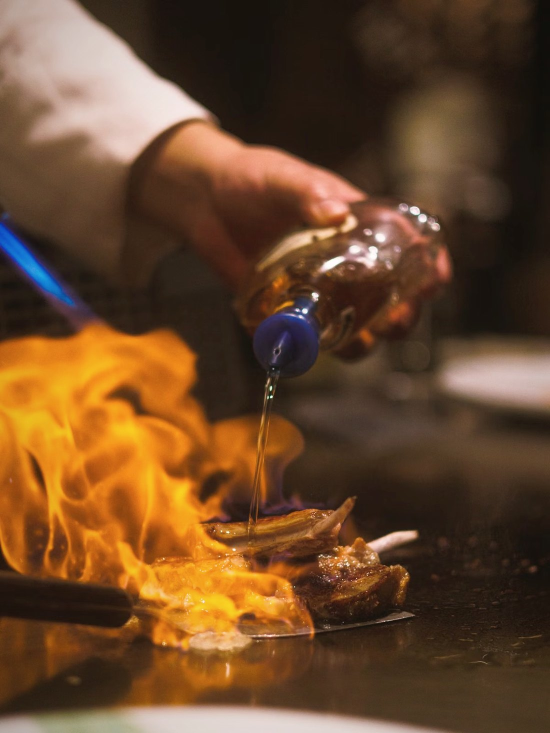
#> input picture assets/img/about-ch1-teppan.jpg, 1100 x 1466 px, given in place of cand-5779787.jpg, which was not available (shown at 1/2 size)
$ python bake-lis-photography.py
#> lines starting #> are read from the running program, lines starting #| are printed output that depends on the picture; pictures that were not available may be replaced by others from this repository, and a replacement may not be noted
#!/usr/bin/env python3
"""Bake every photograph on the Li's site from its Pexels source.

Reproduce, end to end, from the project root:

    SRC=/tmp/lis-src && mkdir -p $SRC
    node fetch-pexels.mjs $SRC 5779787 32513359 8856505 8093845 27588092 \
        15050710 8093353 10201775 5616129 38391497 10201749 27791191 \
        5848595 38175310 11923047 30116650 35696919 38141840 5409009 \
        28503589 38778417 36984972 12356601 15590364
    for f in $SRC/raw-*.bin; do id=${f#*raw-}; id=${id%.bin}; \
        sips -s format jpeg "$f" --out "$SRC/cand-$id.jpg"; done
    python3 bake-lis-photography.py $SRC /tmp/lis-out
    # then bake-png-to-jpeg.mjs over every PNG; see bake-lis-photography.sh

The sips step is not optional: Pexels honours Chrome's Accept header, so what
fetch-pexels.mjs lands is AVIF whatever the .jpeg in the URL says.

EVERY FRAME HERE IS A PLACEHOLDER and is flagged as one in the markup. Li's own
photography is not available at usable resolution or licence; these are stock
frames chosen to match dishes that are actually on Li's menu. Whatever replaces
them needs the property named in each entry's comment and nothing else.

BANDS. The target mean luminance per frame is NOT a taste decision made after
grading — it is chosen against the band the section already sits in, measured
off the site as it stood on 2026-08-26:

    hero            44        dark room, type over it
    wok counter     57        the pill frame on index
    reserve         64        set table behind the gourd clip
    about opening   71
    about plate     37        full bleed, nothing on it, allowed to be black
    chapters      62-84       lit subject in a dark room
    experience   90-108       lit rooms and white plates
    ichie         64-80
    contact hero    60        no baked vignette; see below
    gallery tiles  ~112       a marquee on a light ground, must stay appetising

Two frames break the usual rule and both are deliberate:

  - `lis-hero` aims 52 rather than the 44 the frame it replaces measured. This
    one has an open flame in it. Solving the whole-frame mean to 44 with a
    2000-luma flame in shot spends the entire budget on the flame and crushes
    the room to black, which is where the wordmark sits. The type region is
    reported separately below for exactly this reason.

  - `contact-hero` bakes NO vignette, unchanged from the frame it replaces and
    for the same reason: its only light source is the pendant lamp, and a baked
    vignette puts the lamp out. Its wash is CSS.
"""
import os, sys
from PIL import Image, ImageEnhance, ImageFilter

SRC = sys.argv[1] if len(sys.argv) > 1 else '/tmp/lis-src'
OUT = sys.argv[2] if len(sys.argv) > 2 else '/tmp/lis-out'
os.makedirs(OUT, exist_ok=True)

#   id     source photo
#   stem   output name
#   w,h    delivered size; the crop is taken at that aspect from the source
#   ax,ay  crop anchor, 0..1 across the slack (0.5 = centred)
#   lift   black point raised to this floor
#   gain   contrast about mid grey
#   sat    saturation multiplier
#   warm   per-channel multiplier (R,G,B)
#   vig    vignette strength at the corners, 0 = none
#   aim    target mean luminance; a gamma is solved to hit it
F = [
 # ---- index -----------------------------------------------------------------
 dict(id='5779787', stem='lis-hero', w=1717, h=1073, ax=.5, ay=1.0,
      lift=3, gain=1.10, sat=0.92, warm=(1.03,1.00,0.965), vig=0.30, aim=52),
 #   WIDENED 2026-08-27, from 1717x916 (1.874:1) to 1717x1073 (1.60:1), because
 #   the hero read as too tightly cropped. The zoom was compounding in two
 #   places: this bake was throwing away 20% of the source HEIGHT to make a
 #   letterbox, and CSS `cover` then threw away another ~17% of the WIDTH on a
 #   1.6:1 desktop box. Between them a reader saw ~78% of the photograph.
 #   1.60:1 is chosen, not the source's native 1.50:1, for two reasons: it
 #   matches a 1440x900 viewport exactly so `cover` crops NOTHING there, and
 #   the full frame clips the chef's forehead, which reads as a mistake.
 #   ay=1.0 rather than .46 — the slack is taken entirely off the TOP, which
 #   is where that head crop is. The dark shoulder on the left is kept, and it
 #   is what the wordmark sits on.
 #   needs: a lit act of cooking OFF centre, with the lower left kept calm.
 dict(id='32513359', stem='wok-counter', w=1536, h=710, ax=.5, ay=.52,
      lift=2, gain=1.12, sat=0.90, warm=(1.02,1.00,0.975), vig=0.26, aim=57),
 #   needs: a LAID TABLE, and preferably a round one. The frame before this
 #   was a warm restaurant interior that read izakaya rather than Chinese —
 #   wooden shelving, red lacquer cups, two pendants — which is the whole
 #   thing this rebrand is removing. This one is a round table with a lazy
 #   susan on it, which says the same thing the section's heading does.
 dict(id='8856505', stem='reserve-interior', w=1400, h=1576, ax=.5, ay=.5,
      lift=2, gain=1.10, sat=0.92, warm=(1.03,1.00,0.965), vig=0.32, aim=64),
 # ---- about -----------------------------------------------------------------
 dict(id='8093845', stem='about-opening', w=2400, h=1800, ax=.5, ay=.5,
      lift=0, gain=1.14, sat=0.92, warm=(1.03,1.00,0.965), vig=0.26, aim=71),
 dict(id='27588092', stem='about-plate', w=1536, h=1024, ax=.5, ay=.5,
      lift=0, gain=1.16, sat=0.96, warm=(1.02,1.00,0.98), vig=0.34, aim=37),
 dict(id='15050710', stem='about-ch1-wok', w=1100, h=1466, ax=.5, ay=.5,
      lift=2, gain=1.14, sat=0.94, warm=(1.03,1.00,0.97), vig=0.30, aim=66),
 dict(id='8093353',  stem='about-ch2-hand', w=1100, h=1466, ax=.5, ay=.42,
      lift=0, gain=1.16, sat=0.88, warm=(1.03,1.00,0.97), vig=0.26, aim=62),
 dict(id='10201775', stem='about-ch3-coast', w=1100, h=1466, ax=.5, ay=.5,
      lift=2, gain=1.10, sat=0.94, warm=(1.01,1.00,0.98), vig=0.26, aim=84),
 dict(id='5616129', stem='about-ch4-table', w=1100, h=1466, ax=.5, ay=.5,
      lift=2, gain=1.12, sat=0.94, warm=(1.03,1.00,0.97), vig=0.26, aim=68),
 dict(id='38391497', stem='about-ex1-fire', w=1100, h=1467, ax=.5, ay=.5,
      lift=2, gain=1.06, sat=0.94, warm=(1.02,1.00,0.98), vig=0.22, aim=90),
 dict(id='10201749', stem='about-ex2-dimsum', w=1100, h=1467, ax=.5, ay=.5,
      lift=4, gain=1.08, sat=0.88, warm=(1.02,1.00,0.98), vig=0.20, aim=100),
 dict(id='27791191', stem='about-ex3-room', w=1100, h=1467, ax=.5, ay=.5,
      lift=2, gain=1.10, sat=0.90, warm=(1.03,1.00,0.97), vig=0.22, aim=100),
 #   aims 96, not the 64-80 the band would suggest. This is a bright studio
 #   overhead on a pale ground; solving it to 80 pins the gamma at its 3.2
 #   ceiling and still misses, and what it does reach is crushed and edge-lit
 #   (corner 103 against centre 44 — the vignette inverted). The band describes
 #   lit subjects in dark rooms and this frame is not one.
 dict(id='5848595',  stem='about-ic1-duck', w=1100, h=1466, ax=.5, ay=.5,
      lift=0, gain=1.18, sat=0.94, warm=(1.02,1.00,0.975), vig=0.34, aim=96),
 #   the only landscape frame on the site, and that is what stops the pair
 #   reading as a pair rather than as two depth planes.
 dict(id='38175310', stem='about-ic2-table', w=1200, h=900, ax=.5, ay=.5,
      lift=0, gain=1.14, sat=0.90, warm=(1.02,1.00,0.975), vig=0.30, aim=64),
 # ---- menu.html's opening frames --------------------------------------------
 # DEDICATED FILES, not the marquee tiles. Three of the four frames reused a
 # gallery tile at first, which is what the design they replace did — but the
 # tiles are 560px tall, built for a marquee, and the frames paint into a 3:4
 # portrait slot. Measured upscale on a 390x844 phone at dpr3: dish4 x3.11,
 # dish2 x3.05. That is a soft photograph in the first composition on the
 # page. At 900x1200 the same frames paint at x0.7 and under.
 dict(id='30116650', stem='menu-duck', w=900, h=1200, ax=.5, ay=.5,
      lift=4, gain=1.06, sat=0.96, warm=(1.02,1.00,0.98), vig=0.18, aim=100),
 dict(id='38141840', stem='menu-dimsum', w=900, h=1200, ax=.5, ay=.5,
      lift=4, gain=1.08, sat=0.94, warm=(1.02,1.00,0.98), vig=0.18, aim=100),
 #   desaturated a touch: at full strength this frame's orange is the loudest
 #   thing on an ivory page and it pulls the eye off the type.
 dict(id='35696919', stem='menu-seafood', w=900, h=1200, ax=.5, ay=.5,
      lift=4, gain=1.06, sat=0.90, warm=(1.01,1.00,0.99), vig=0.18, aim=100),
 # ---- contact ---------------------------------------------------------------
 #   DESATURATE BEFORE WARMING. This room's brick and banquettes carry a flat
 #   green-teal cast across most of the frame; pushing warmth at full
 #   saturation leaves the green and turns the lamps orange. Saturation comes
 #   most of the way out first so the field goes neutral, then the warmth is
 #   pushed hard and the two pendants are left to carry the colour.
 dict(id='11923047', stem='contact-hero', w=2000, h=1333, ax=.5, ay=.46,
      lift=2, gain=1.12, sat=0.42, warm=(1.10,1.00,0.90), vig=0.00, aim=60),
 # ---- the marquee ------------------------------------------------------------
 # Widths are the nine the row already had. Keeping them means .beyond__track
 # keeps its measured width and the marquee's percentage translate is untouched.
 dict(id='30116650', stem='gallery/dish1-duck',      w=856, h=560, ax=.5, ay=.5,
      lift=4, gain=1.06, sat=1.00, warm=(1.02,1.00,0.98), vig=0.10, aim=112),
 dict(id='35696919', stem='gallery/dish2-prawns',    w=671, h=560, ax=.5, ay=.5,
      lift=4, gain=1.04, sat=1.02, warm=(1.01,1.00,0.99), vig=0.10, aim=112),
 dict(id='38141840', stem='gallery/dish3-bao',       w=510, h=560, ax=.5, ay=.5,
      lift=4, gain=1.06, sat=0.98, warm=(1.02,1.00,0.98), vig=0.10, aim=112),
 dict(id='5409009',  stem='gallery/dish4-dimsum',    w=445, h=560, ax=.5, ay=.5,
      lift=4, gain=1.06, sat=1.00, warm=(1.02,1.00,0.98), vig=0.10, aim=112),
 dict(id='28503589', stem='gallery/dish5-rice',      w=563, h=560, ax=.5, ay=.5,
      lift=4, gain=1.04, sat=1.00, warm=(1.02,1.00,0.98), vig=0.10, aim=112),
 dict(id='38778417', stem='gallery/dish6-noodles',   w=564, h=560, ax=.5, ay=.5,
      lift=4, gain=1.04, sat=0.98, warm=(1.02,1.00,0.98), vig=0.10, aim=112),
 dict(id='36984972', stem='gallery/dish7-sizzling',  w=637, h=560, ax=.5, ay=.5,
      lift=4, gain=1.04, sat=0.98, warm=(1.01,1.00,0.99), vig=0.10, aim=112),
 dict(id='12356601', stem='gallery/dish8-springroll',w=450, h=560, ax=.5, ay=.5,
      lift=4, gain=1.04, sat=0.98, warm=(1.02,1.00,0.98), vig=0.10, aim=112),
 dict(id='15590364', stem='gallery/dish9-duckslice', w=306, h=560, ax=.5, ay=.5,
      lift=4, gain=1.06, sat=1.00, warm=(1.02,1.00,0.98), vig=0.10, aim=112),
]


def vignette(im, strength):
    """Radial darkening as an L-mask, multiplied in. Elliptical, so the falloff
    reaches the short and long edges at the same rate whatever the aspect."""
    if strength <= 0:
        return im
    w, h = im.size
    mask = Image.new('L', (w, h), 0)
    px = mask.load()
    cx, cy = w / 2.0, h / 2.0
    for y in range(h):
        dy = (y - cy) / cy
        for x in range(w):
            dx = (x - cx) / cx
            r = (dx * dx + dy * dy) ** 0.5 / (2 ** 0.5)
            t = max(0.0, (r - 0.45) / 0.55) ** 1.6
            px[x, y] = int(255 * (1.0 - strength * min(1.0, t)))
    mask = mask.filter(ImageFilter.GaussianBlur(max(4, w / 40)))
    return Image.composite(im, Image.new('RGB', (w, h), (0, 0, 0)), mask)


def mean_luma(im):
    h = im.convert('L').histogram()
    return sum(i * n for i, n in enumerate(h)) / sum(h)


def gamma(im, g):
    return im.point([min(255, int(round(255.0 * (v / 255.0) ** g))) for v in range(256)] * 3)


def solve_gamma(im, aim):
    """Bisect for the gamma landing this frame's mean on `aim`. Gamma rather
    than a linear gain because a gain clips, and these frames have their room
    in the shadows, not the highlights."""
    lo, hi = 0.25, 3.2
    for _ in range(40):
        mid = (lo + hi) / 2
        if mean_luma(gamma(im, mid)) > aim:      # larger gamma darkens
            lo = mid
        else:
            hi = mid
    return (lo + hi) / 2


# Re-baking one frame does not require the other 26 sources on disk.
ONLY = set(sys.argv[3:])
if ONLY:
    F = [f for f in F if f['stem'] in ONLY]
    print(f"filtered to {len(F)} frame(s): {', '.join(f['stem'] for f in F)}")

print(f"{'src':>9}  {'stem':<28}{'size':>11}  luma          gamma  corner/centre")
for f in F:
    src = Image.open(os.path.join(SRC, f"cand-{f['id']}.jpg")).convert('RGB')
#> src is the input picture: PIL image 1100x1466 RGB; mean R, G, B 104.5, 71.3, 43
    W, H = src.size
    ar = f['w'] / f['h']

    if W / H > ar:                      # source too wide: take a full-height slice
        cw = int(round(H * ar)); ch = H
    else:                               # source too tall: take a full-width slice
        cw = W; ch = int(round(W / ar))
    x0 = int(round((W - cw) * f['ax'])); y0 = int(round((H - ch) * f['ay']))
    im = src.crop((x0, y0, x0 + cw, y0 + ch))
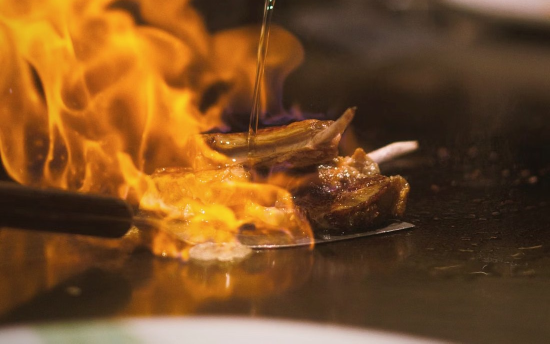
#> im: PIL image 1100x687 RGB (shown at 1/2 size); mean R, G, B 118.4, 75.9, 35.4
    before = mean_luma(im)
#> in mean_luma, `h = im.convert('L').histogram()`: h = 256 values, max 15201 at index 59, min 0 at index 0, mean 2952
#> before = 84.03

    # Black point first: raising the floor after contrast greys the whole
    # frame, raising it before leaves the highlights where they were.
    lo = f['lift']
    im = im.point([min(255, int(lo + (255 - lo) * (v / 255.0))) for v in range(256)] * 3)
    im = ImageEnhance.Contrast(im).enhance(f['gain'])
    im = ImageEnhance.Color(im).enhance(f['sat'])
    r, g, b = f['warm']
    im = im.point([min(255, int(v * r)) for v in range(256)] +
                  [min(255, int(v * g)) for v in range(256)] +
                  [min(255, int(v * b)) for v in range(256)])
    im = vignette(im, f['vig'])
#> in vignette, `mask = mask.filter(ImageFilter.GaussianBlur(max(4, w / 40)))`:
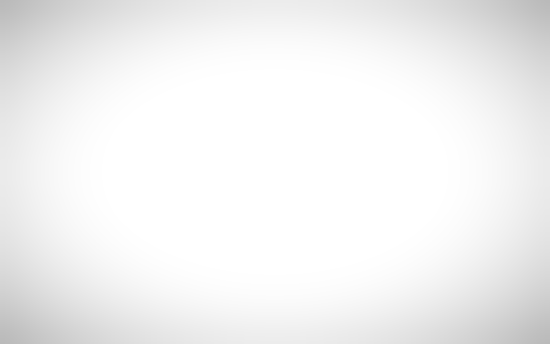
#> mask: PIL image 1100x687 L (shown at 1/2 size); min 186, max 255, mean 242.1
#> in vignette, `return Image.composite(im, Image.new('RGB', (w, h), (0, 0, 0)), mask)`:
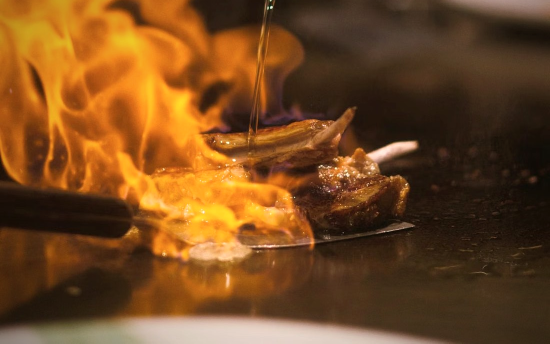
#> returned value: PIL image 1100x687 RGB (shown at 1/2 size); mean R, G, B 115.7, 72.4, 31.9

    # Exposure last, and after the vignette: the vignette removes light, and
    # solving ahead of it lands every frame on the same mean and then takes a
    # different amount back out of each.
    gm = solve_gamma(im, f['aim'])
#> the loop in solve_gamma, `for _ in range(40):` made 40 passes
#> (mid, lo) on passes 2, 3, 4, 7, 8, 10, 12, 13: (0.988, 0.988), (1.36, 1.36), (1.54, 1.54), (1.56, 1.56), (1.58, 1.58), (1.58, 1.58), (1.58, 1.58), (1.58, 1.58)
#> gm = 1.58
    im = gamma(im, gm)
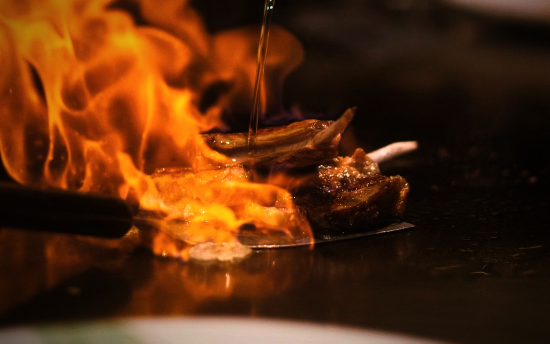
#> im: PIL image 1100x687 RGB (shown at 1/2 size); mean R, G, B 86.4, 42, 13.3
    im = im.resize((f['w'], f['h']), Image.LANCZOS)
#> im: PIL image 1717x1073 RGB

    os.makedirs(os.path.dirname(os.path.join(OUT, f['stem'] + '.png')), exist_ok=True)
    im.save(os.path.join(OUT, f['stem'] + '.png'))

    bw = max(8, int(f['w'] * .10)); bh = max(8, int(f['h'] * .10))
    corner = mean_luma(im.crop((0, 0, bw, bh)))
#> corner = 98
    centre = mean_luma(im.crop((f['w']//2 - bw, f['h']//2 - bh, f['w']//2 + bw, f['h']//2 + bh)))
#> centre = 72.78
    print(f"{f['id']:>9}  {f['stem']:<28}{f['w']:5d}x{f['h']:<5d} "
          f"{before:5.1f} -> {mean_luma(im):5.1f} (aim {f['aim']:3d})  {gm:4.2f}   "
          f"{corner:5.1f}/{centre:5.1f}")
#|   5779787  lis-hero                     1717x1073   84.0 ->  52.0 (aim  52)  1.58    98.0/ 72.8
#> pass 2 of the loop `for f in F:`:
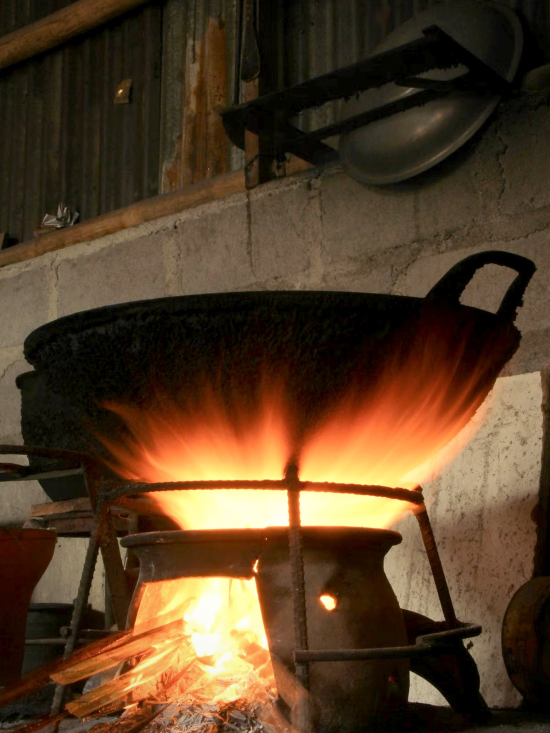
#> input picture assets/img/about-ch1-wok.jpg, 1100 x 1466 px, given in place of cand-32513359.jpg, which was not available (shown at 1/2 size)
#> src is the input picture: PIL image 1100x1466 RGB; mean R, G, B 85, 61.8, 38.2
#> before = 75.59
#> in vignette (call 2), `mask = mask.filter(ImageFilter.GaussianBlur(max(4, w / 40)))`:
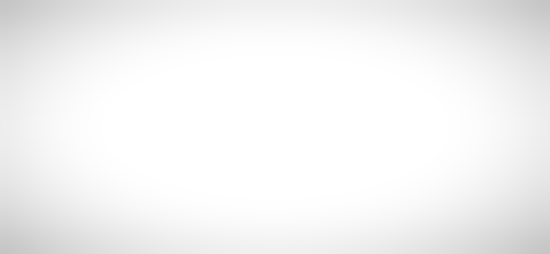
#> mask: PIL image 1100x508 L (shown at 1/2 size); min 196, max 255, mean 243.7
#> the loop in solve_gamma (call 2), `for _ in range(40):` made 40 passes
#> (mid, hi) on passes 4 to 7: (1.54, 1.54), (1.45, 1.45), (1.4, 1.4), (1.38, 1.38)
#> gm = 1.36
#> `im = gamma(im, gm)`:
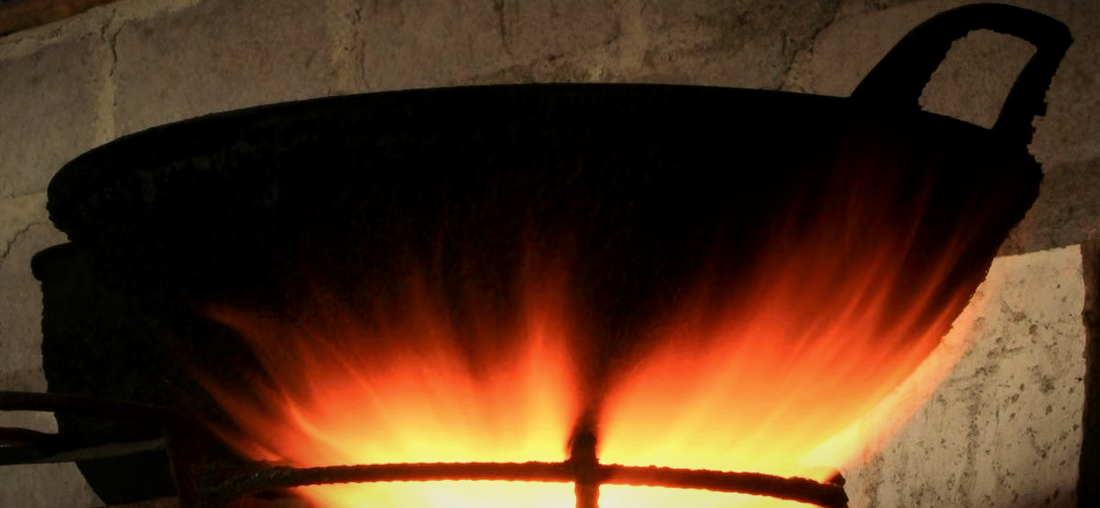
#> im: PIL image 1100x508 RGB; mean R, G, B 80.9, 50.5, 27.9
#> corner = 51.58
#> centre = 9.04
#|  32513359  wok-counter                  1536x710    75.6 ->  57.0 (aim  57)  1.36    51.6/  9.0
#> (the run stopped early here; a loop or call above may not have finished)
